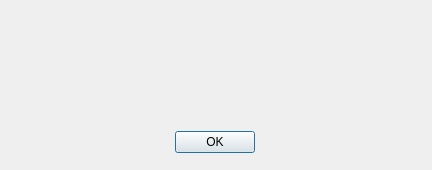
<?xml version="1.0" encoding="UTF-8"?>
<ui version="4.0">
 <class>UIWarning</class>
 <widget class="QDialog" name="UIWarning">
  <property name="geometry">
   <rect>
    <x>0</x>
    <y>0</y>
    <width>432</width>
    <height>170</height>
   </rect>
  </property>
  <property name="minimumSize">
   <size>
    <width>432</width>
    <height>170</height>
   </size>
  </property>
  <property name="maximumSize">
   <size>
    <width>432</width>
    <height>170</height>
   </size>
  </property>
  <property name="windowTitle">
   <string>Warning</string>
  </property>
  <widget class="QDialogButtonBox" name="buttonBox">
   <property name="geometry">
    <rect>
     <x>10</x>
     <y>130</y>
     <width>409</width>
     <height>25</height>
    </rect>
   </property>
   <property name="orientation">
    <enum>Qt::Horizontal</enum>
   </property>
   <property name="standardButtons">
    <set>QDialogButtonBox::Ok</set>
   </property>
   <property name="centerButtons">
    <bool>true</bool>
   </property>
  </widget>
  <widget class="QLabel" name="label">
   <property name="geometry">
    <rect>
     <x>10</x>
     <y>20</y>
     <width>411</width>
     <height>91</height>
    </rect>
   </property>
   <property name="layoutDirection">
    <enum>Qt::LeftToRight</enum>
   </property>
   <property name="text">
    <string/>
   </property>
  </widget>
 </widget>
 <resources/>
 <connections>
  <connection>
   <sender>buttonBox</sender>
   <signal>accepted()</signal>
   <receiver>UIWarning</receiver>
   <slot>accept()</slot>
   <hints>
    <hint type="sourcelabel">
     <x>248</x>
     <y>254</y>
    </hint>
    <hint type="destinationlabel">
     <x>157</x>
     <y>274</y>
    </hint>
   </hints>
  </connection>
 </connections>
</ui>
